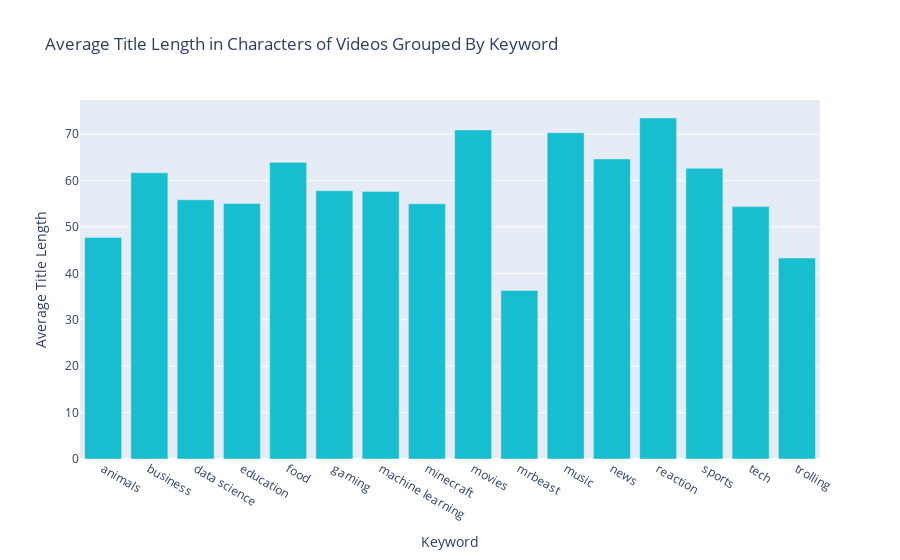

The notebook cell this image was saved under:
### Code cell
fig = px.bar(stats_grouped, x = "Keyword", y = "Average Title Length", 
       color_discrete_sequence = [px.colors.qualitative.D3[9]],
       title = "Average Title Length in Characters of Videos Grouped By Keyword")

fig.show()

### Figure 1 — Plotly figure (JSON) as saved in the notebook; plotly's stock layout.template omitted (floating-point values rounded to 4 significant figures)
{"data": [{"alignmentgroup": "True", "hovertemplate": "Keyword=%{x}<br>Average Title Length=%{y}<extra></extra>", "legendgroup": "", "marker": {"color": "#17BECF", "pattern": {"shape": ""}}, "name": "", "offsetgroup": "", "orientation": "v", "showlegend": false, "textposition": "auto", "type": "bar", "x": ["animals", "business", "data science", "education", "food", "gaming", "machine learning", "minecraft", "movies", "mrbeast", "music", "news", "reaction", "sports", "tech", "trolling"], "xaxis": "x", "y": [47.74, 61.69, 55.86, 55.08, 63.94, 57.84, 57.67, 55, 70.91, 36.32, 70.33, 64.67, 73.5, 62.67, 54.4, 43.32], "yaxis": "y"}], "layout": {"barmode": "relative", "legend": {"tracegroupgap": 0}, "title": {"text": "Average Title Length in Characters of Videos Grouped By Keyword"}, "xaxis": {"anchor": "y", "domain": [0, 1], "title": {"text": "Keyword"}}, "yaxis": {"anchor": "x", "domain": [0, 1], "title": {"text": "Average Title Length"}}}}
